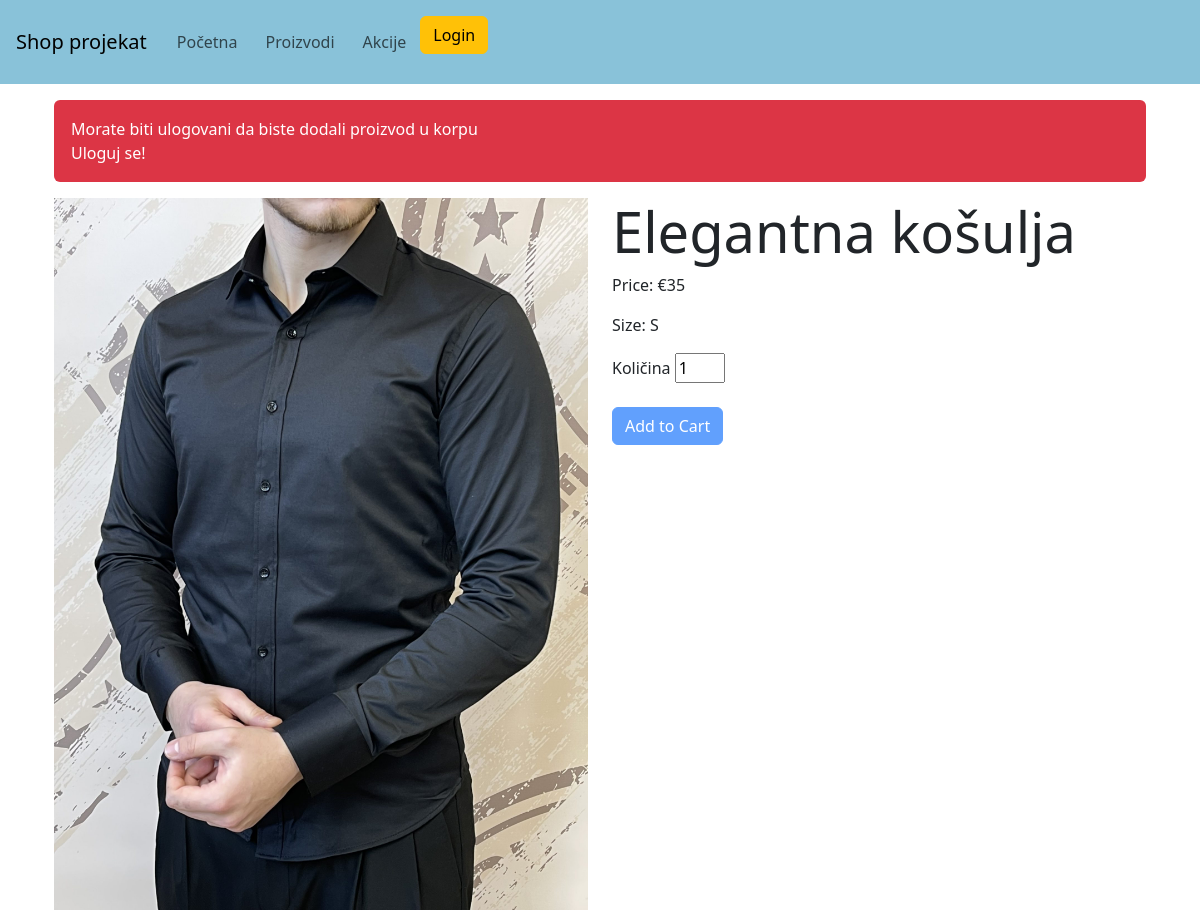
The app's page /product.php?id=8 with its own data.
### tables this page shows
CREATE TABLE `products` (
  `product_id` int(11) NOT NULL,
  `name` varchar(255) NOT NULL,
  `price` varchar(255) NOT NULL,
  `size` varchar(255) NOT NULL,
  `image` varchar(255) NOT NULL,
  `created_at` datetime NOT NULL DEFAULT current_timestamp()
);

### app/classes/User.php (called while the page is built, shortened)
<?php
class User{
    public function is_loggedIn():bool
    {
        if (isset($_SESSION['user_id'])){
            return true;
        }return false;
    }
}

### app/classes/Product.php (called while the page is built, shortened)
<?php
class Product{
    protected $conn;
    public function __construct(){
        global $conn;
        $this->conn = $conn;
    }
    public function get_one_product($product_id){
        $stmt = $this->conn->prepare("Select * from products Where product_id=?");
        $stmt->bind_param("i", $product_id);
        $stmt->execute();
        $res = $stmt->get_result();
        return $res->fetch_assoc();
    }
}

### product.php (the view, shortened to what this page needs)
<?php
require_once("inc/header.php");
require_once("app/classes/Product.php");
$user = new User();
$product = new Product();
$product = $product->get_one_product($_GET['id']);
?>
<div class="container mt-3">
    <?php if (!$user->is_loggedIn()):?>
        <div class="bg-danger text-white alert">Morate biti ulogovani da biste dodali proizvod u korpu </br><a class="text-decoration-none text-white text-bold" href="login.php">Uloguj se!</a>
                    </div>
    <?php endif; ?>
    <div class="row">
        <div class="col-md-6">
            <img src="public/images/<?php echo $product['image']; ?>" class="img-fluid" alt="Product Image">
        </div>
        <div class="col-md-6">
            <h2 class="display-4"><?php echo $product['name'];?></h2>
            <p class="">Price: €<?php echo $product['price']; ?></p>
            <p>Size: <?php echo $product['size']; ?></p>
            <form action="" method="post">
                <label for="">Količina</label>
                <input class="productForm_quantity_input" type="number" value=1 name="quantity" placeholder="1" min="1"><br>
                <button type="submit" class="btn btn-primary <?php if (!$user->is_loggedIn()){echo "disabled";} ?> mt-4">Add to Cart</button>
                <br>
            </form>
        </div>
    </div>
</div>
<?php
require_once("inc/footer.php");

### public/css/style.css (style rules this page uses)
:root { --prussian-blue: #012a4aff; --indigo-dye: #013a63ff; --indigo-dye-2: #01497cff; --indigo-dye-3: #014f86ff; --ucla-blue: #2a6f97ff; --cerulean: #2c7da0ff; --air-force-blue: #468fafff; --air-superiority-blue: #61a5c2ff; --sky-blue: #89c2d9ff; --light-blue: #a9d6e5ff; --orange: #ff9f1aff; }
body { font-family: Arial, sans-serif; margin: 0; padding: 0; background-color: var(--prussian-blue); color: white; }
.productForm_quantity_input { width: 50px; }

### records on screen
products: image (picture), name "Elegantna košulja", price "35", size "S"
